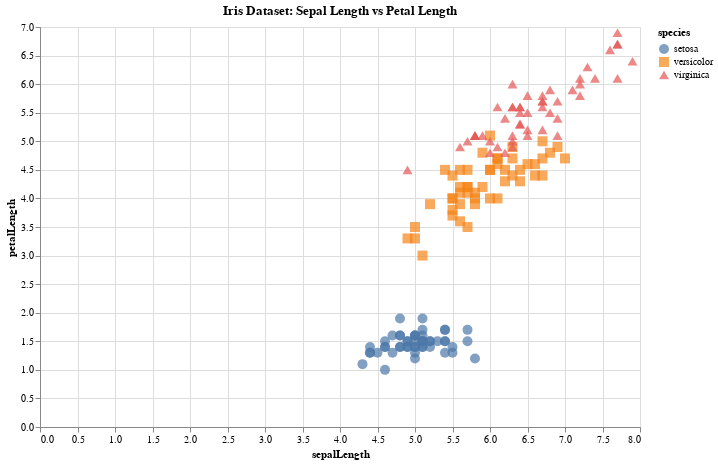

Notebook source saved alongside this figure:
### Markdown cell above
### Task 2: Scatter Plot

### Code cell
# Load iris data
iris = data.iris()

# Create scatter plot
scatter = alt.Chart(iris).mark_point(filled=True, size=100).encode(
    x='sepalLength:Q',
    y='petalLength:Q',
    color='species:N',
    shape='species:N',
    tooltip=['sepalLength', 'petalLength', 'species']
).properties(
    title='Iris Dataset: Sepal Length vs Petal Length',
    width=600,
    height=400
)

scatter

### Figure 1 — Vega-Lite specification as saved in the notebook (floating-point values rounded to 4 significant figures; data arrays with more than 128 entries replaced by an {"elided": "..."} marker saying what was removed)
{"config": {"view": {"continuousWidth": 300, "continuousHeight": 300}}, "data": {"name": "data-5492ad92962bad06c6c3f4c2fd78919a"}, "mark": {"type": "point", "filled": true, "size": 100}, "encoding": {"color": {"field": "species", "type": "nominal"}, "shape": {"field": "species", "type": "nominal"}, "tooltip": [{"field": "sepalLength", "type": "quantitative"}, {"field": "petalLength", "type": "quantitative"}, {"field": "species", "type": "nominal"}], "x": {"field": "sepalLength", "type": "quantitative"}, "y": {"field": "petalLength", "type": "quantitative"}}, "height": 400, "title": "Iris Dataset: Sepal Length vs Petal Length", "width": 600, "$schema": "https://vega.github.io/schema/vega-lite/v5.20.1.json", "datasets": {"data-5492ad92962bad06c6c3f4c2fd78919a": {"elided": "150 records"}}}
